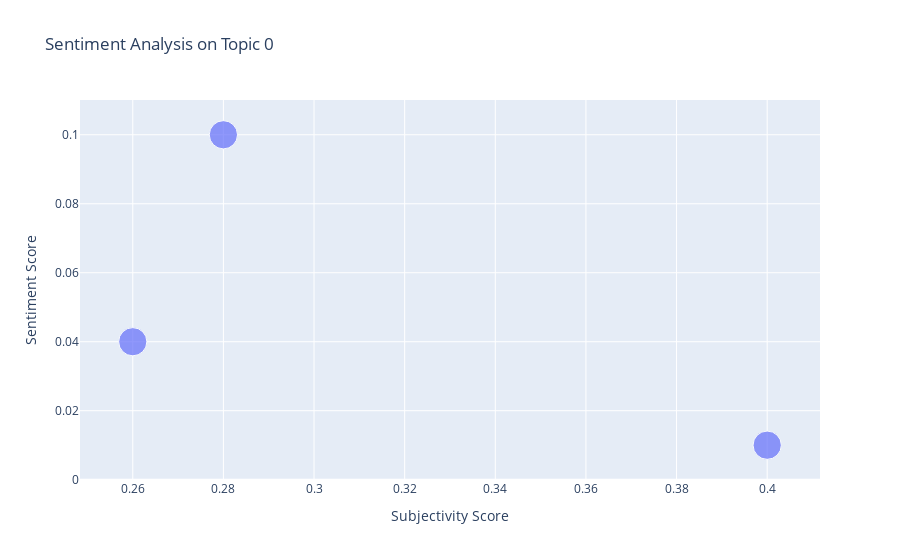

Notebook code for this chart:
### Markdown cell above
## Subjectivity vs Sentiment of Articles for a single topic

### Code cell
df_topic_0 = df[df['Main Topic'] == 0]


t_string = "Sentiment Analysis on Topic " + "0"
fig = px.scatter(df_topic_0, x = "Subjectivity Score", y = "Sentiment Score", 
                size = "Main Topic Score", hover_name = "Shortened Address", title = t_string)

#df_topic_0
fig.show()

### Figure 1 — Plotly figure (JSON) as saved in the notebook; plotly's stock layout.template omitted (floating-point values rounded to 4 significant figures)
{"data": [{"hovertemplate": "<b>%{hovertext}</b><br><br>Subjectivity Score=%{x}<br>Sentiment Score=%{y}<br>Main Topic Score=%{marker.size}<extra></extra>", "hovertext": ["https://fox40.com/news/political-co", "https://abc7amarillo.com/news/natio", "https://foxreno.com/news/coronaviru"], "legendgroup": "", "marker": {"color": "#636efa", "size": [0.9971, 0.9934, 0.9918], "sizemode": "area", "sizeref": 0.002493, "symbol": "circle"}, "mode": "markers", "name": "", "orientation": "v", "showlegend": false, "type": "scatter", "x": [0.4, 0.28, 0.26], "xaxis": "x", "y": [0.01, 0.1, 0.04], "yaxis": "y"}], "layout": {"legend": {"itemsizing": "constant", "tracegroupgap": 0}, "title": {"text": "Sentiment Analysis on Topic 0"}, "xaxis": {"anchor": "y", "domain": [0, 1], "title": {"text": "Subjectivity Score"}}, "yaxis": {"anchor": "x", "domain": [0, 1], "title": {"text": "Sentiment Score"}}}}
